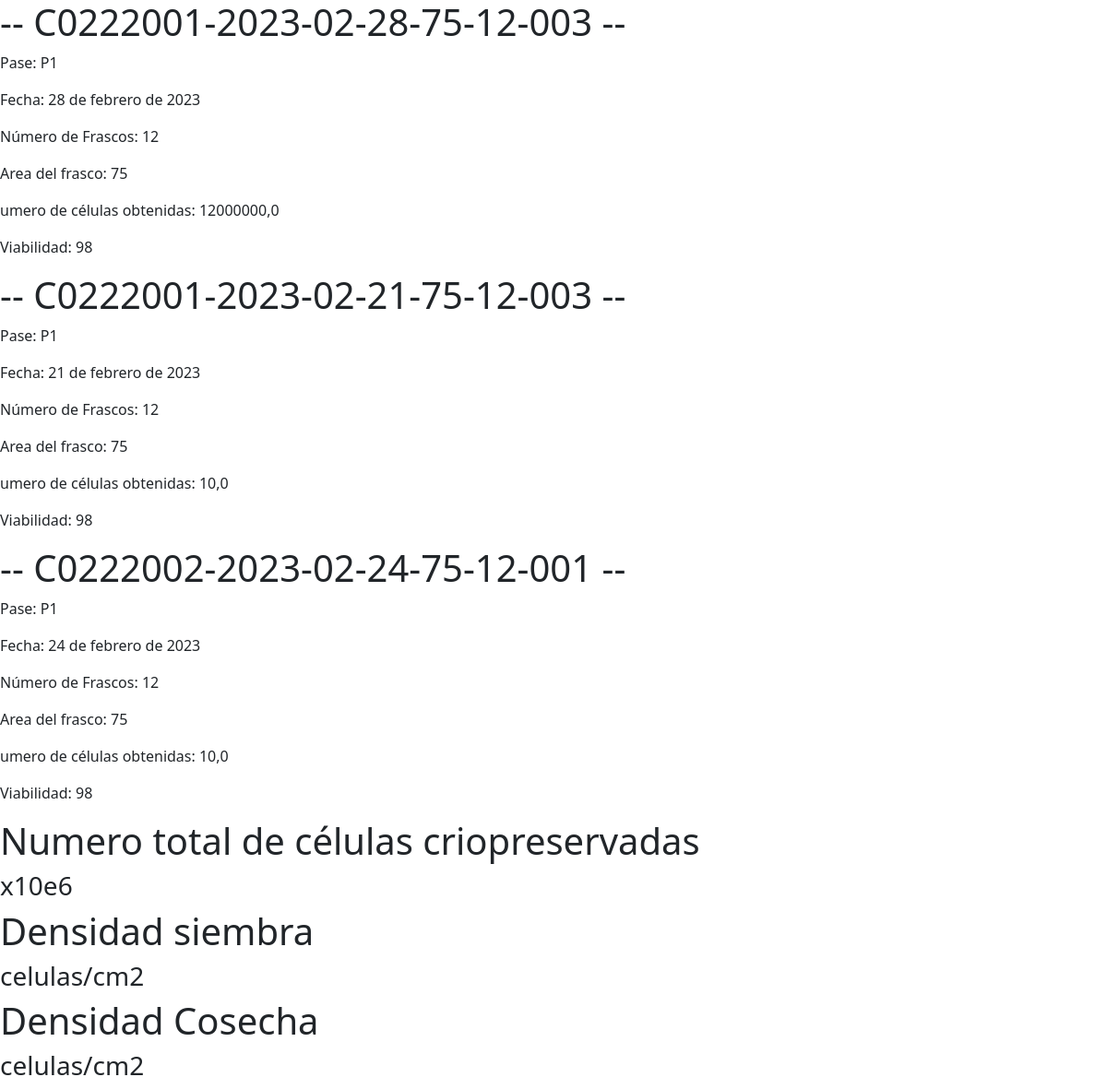
Page /datos/ on the earlier database version.
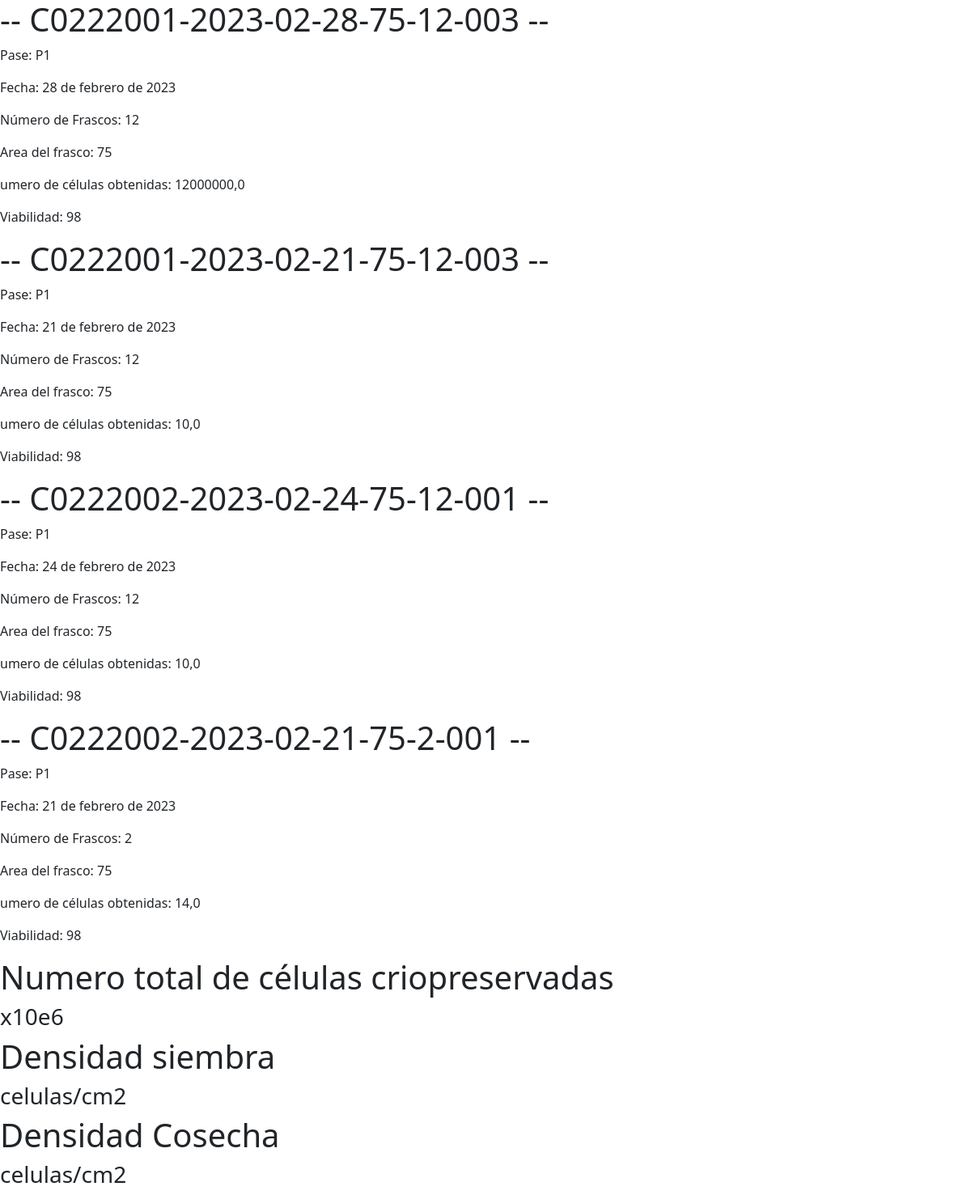
Same page on the later database version.
### formularios/models.py (models this page shows, shortened)
class Cosecha(models.Model):
    cci = models.CharField(max_length=10, default="")
    loteCosecha = models.CharField(default="", max_length=50)
    fechaCosecha = models.DateField()
    paseCosecha = models.CharField(max_length=50)
    areaFrascosCosecha = models.IntegerField(choices=[(25, 'T25'), (75, 'T75'), (175, 'T175'), (850, 'CR Liso'), (2125, 'CR Corrugado'), (0, 'Crioviales')])
    numFrascosCosecha = models.IntegerField()
    numCelulasObtenidas = models.FloatField()
    viabilidadCosecha = models.IntegerField()
    idCosecha = models.CharField(max_length=50, unique=True, primary_key=True)

### formularios/views.py (the view)
# urls.py: path('datos/', views.datos, name='datos'),
def datos(request):
    datosCosecha = models.Cosecha.objects.all()
    return render(request, 'formularios/datos.html', {'datosCosecha': datosCosecha} )

### formularios/templates/formularios/datos.html (shortened to what this page needs)
{% extends 'formularios/base.html' %}
{% block content %}
    {% for i in datosCosecha %}
        <h1> -- {{i.idCosecha}} -- </h1>
        <p> Pase: {{i.paseCosecha}} </p>
        <p> Fecha: {{i.fechaCosecha}} </p>
        <p> Número de Frascos: {{i.numFrascosCosecha}} </p>
        <p> Area del frasco: {{i.areaFrascosCosecha}} </p>
        <p> umero de células obtenidas: {{i.numCelulasObtenidas}} </p>
        <p> Viabilidad: {{i.viabilidadCosecha}} </p>
    {% endfor %}
<h1>Numero total de células criopreservadas </h1>
<h3>{{total}} x10e6 </h3>
<h1>Densidad siembra</h1>
<h3>{{densidadSiembra}} celulas/cm2  </h3>
<h1>Densidad Cosecha</h1>
<h3>{{densidadCosecha}} celulas/cm2  </h3>
{% endblock %}

### formularios/templates/formularios/base.html (shortened to what this page needs)
<!DOCTYPE html>
<html lang="en">
<head>
    <link href="https://cdn.jsdelivr.net/npm/bootstrap@5.0.0-beta1/dist/css/bootstrap.min.css" rel="stylesheet">
</head>
<body>
    {% block content %}
    {% endblock %}
</body>
</html>

Differences in the rows shown:
added Cosecha: idCosecha "C0222002-2023-02-21-75-2-001", paseCosecha "P1", fechaCosecha "21 de febrero de 2023", numFrascosCosecha "2", areaFrascosCosecha "75", numCelulasObtenidas "14,0", viabilidadCosecha "98"
